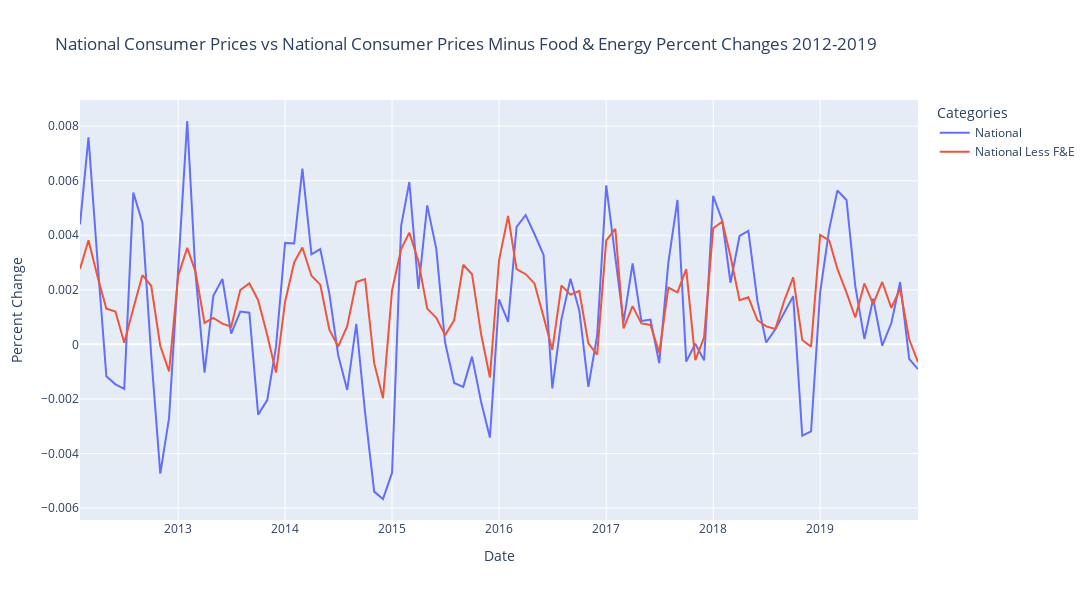

The notebook cell this image was saved under:
### Code cell
# Store plotly line plot
plotly_line_plot_8 = get_show_px_fig(data_2010s_pctchange, "Normalized National CP vs Normalized National CP Minus F&E - Percent Changes 2012-2019")
